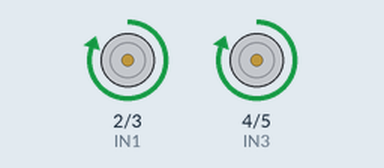
A sketch run on a simulated Arduino Uno, built with avr-gcc and run on an emulated ATmega328P. Shown: motor-driver pin pairs drawn as motors (green arrow = first pin HIGH = forward, orange = second pin HIGH = backward, longer = more drive, scaled by the enable pin).

Above: at 2.5 s.
At 5.5 s:
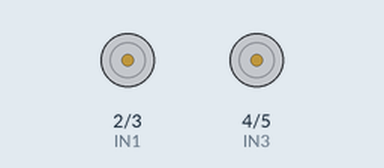
Timing chart, 0 to 7.8 s (numbered marks = the images above):
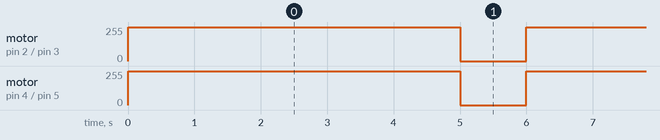

The sketch:

lab02.ino
```cpp
// Motor A
int IN1 = 2;
int IN2 = 3;
int ENA = 6;  // ขาปรับความเร็วมอเตอร์ซ้าย

// Motor B
int IN3 = 4;
int IN4 = 5;
int ENB = 7;  // ขาปรับความเร็วมอเตอร์ขวา

void setup() {
  pinMode(IN1, OUTPUT);
  pinMode(IN2, OUTPUT);
  pinMode(IN3, OUTPUT);
  pinMode(IN4, OUTPUT);
  pinMode(ENA, OUTPUT);
  pinMode(ENB, OUTPUT);
}
void loop() {
  /*เดินหน้า*/
  digitalWrite(IN1, HIGH);
  digitalWrite(IN2, LOW);
  digitalWrite(IN3, HIGH);
  digitalWrite(IN4, LOW);
  analogWrite(ENA, 254);  // ความเร็วมอเตอร์ซ้าย
  analogWrite(ENB, 180);  // ความเร็วมอเตอร์ขวา
  delay(5000);

  /*หยุด*/
  digitalWrite(IN1, LOW);
  digitalWrite(IN2, LOW);
  digitalWrite(IN3, LOW);
  digitalWrite(IN4, LOW);
  delay(1000);
}
```

Measured:
- by itself, motor on pin 2 (IN1) / pin 3 (IN2): alternates forward 254/255 for 5.0 s and stopped for 1.0 s
- by itself, motor on pin 4 (IN3) / pin 5 (IN4): alternates forward 255/255 for 5.0 s and stopped for 1.0 s
